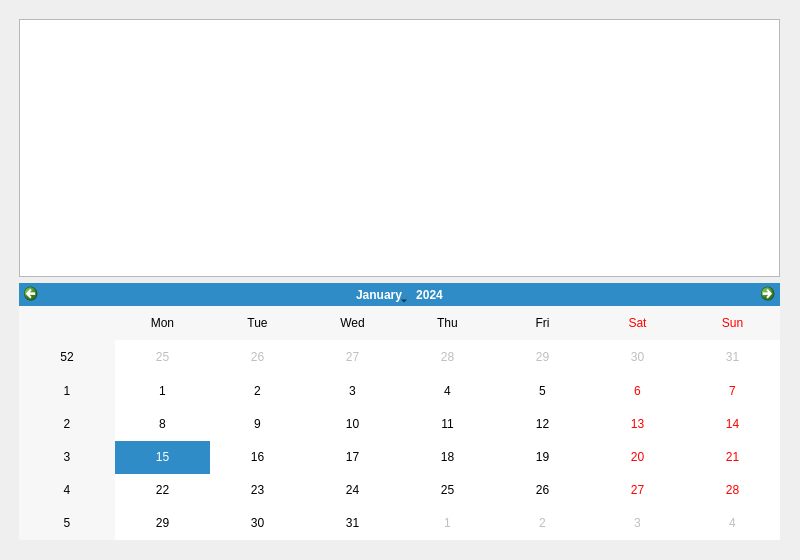
<?xml version="1.0" encoding="UTF-8"?>
<ui version="4.0">
 <class>MainWidget</class>
 <widget class="QWidget" name="MainWidget">
  <property name="geometry">
   <rect>
    <x>0</x>
    <y>0</y>
    <width>800</width>
    <height>560</height>
   </rect>
  </property>
  <property name="windowTitle">
   <string>Form</string>
  </property>
  <widget class="QWidget" name="verticalLayoutWidget">
   <property name="geometry">
    <rect>
     <x>19</x>
     <y>19</y>
     <width>761</width>
     <height>521</height>
    </rect>
   </property>
   <layout class="QVBoxLayout" name="verticalLayout">
    <item>
     <layout class="QHBoxLayout" name="horizontalLayout">
      <item>
       <widget class="QTextEdit" name="textEdit"/>
      </item>
     </layout>
    </item>
    <item>
     <layout class="QHBoxLayout" name="horizontalLayout_2">
      <item>
       <widget class="QCalendarWidget" name="calendarWidget"/>
      </item>
     </layout>
    </item>
   </layout>
  </widget>
 </widget>
 <resources/>
 <connections/>
</ui>
